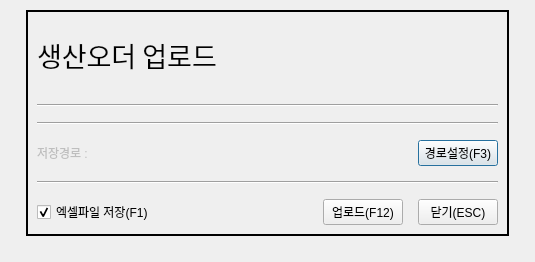
<?xml version="1.0" encoding="UTF-8"?>
<ui version="4.0">
 <class>Dialog</class>
 <widget class="QDialog" name="Dialog">
  <property name="geometry">
   <rect>
    <x>0</x>
    <y>0</y>
    <width>521</width>
    <height>262</height>
   </rect>
  </property>
  <property name="windowTitle">
   <string>Dialog</string>
  </property>
  <layout class="QGridLayout" name="gridLayout_2">
   <property name="topMargin">
    <number>5</number>
   </property>
   <item row="0" column="0">
    <layout class="QGridLayout" name="gridLayout">
     <property name="leftMargin">
      <number>15</number>
     </property>
     <property name="topMargin">
      <number>5</number>
     </property>
     <property name="rightMargin">
      <number>15</number>
     </property>
     <property name="bottomMargin">
      <number>15</number>
     </property>
     <item row="0" column="0">
      <widget class="QFrame" name="frame">
       <property name="styleSheet">
        <string notr="true"/>
       </property>
       <property name="frameShape">
        <enum>QFrame::WinPanel</enum>
       </property>
       <property name="frameShadow">
        <enum>QFrame::Plain</enum>
       </property>
       <property name="lineWidth">
        <number>2</number>
       </property>
       <property name="midLineWidth">
        <number>0</number>
       </property>
       <layout class="QGridLayout" name="gridLayout_3">
        <item row="0" column="0">
         <layout class="QVBoxLayout" name="verticalLayout">
          <property name="spacing">
           <number>15</number>
          </property>
          <item>
           <layout class="QHBoxLayout" name="horizontalLayout_3">
            <item>
             <widget class="QLabel" name="label">
              <property name="font">
               <font>
                <family>넥슨Lv2고딕 Bold</family>
                <pointsize>20</pointsize>
               </font>
              </property>
              <property name="text">
               <string>생산오더 업로드</string>
              </property>
             </widget>
            </item>
            <item>
             <spacer name="horizontalSpacer_4">
              <property name="orientation">
               <enum>Qt::Horizontal</enum>
              </property>
              <property name="sizeHint" stdset="0">
               <size>
                <width>40</width>
                <height>20</height>
               </size>
              </property>
             </spacer>
            </item>
           </layout>
          </item>
          <item>
           <widget class="Line" name="line">
            <property name="frameShadow">
             <enum>QFrame::Sunken</enum>
            </property>
            <property name="lineWidth">
             <number>1</number>
            </property>
            <property name="orientation">
             <enum>Qt::Horizontal</enum>
            </property>
           </widget>
          </item>
          <item>
           <widget class="Line" name="line_2">
            <property name="orientation">
             <enum>Qt::Horizontal</enum>
            </property>
           </widget>
          </item>
          <item>
           <layout class="QHBoxLayout" name="horizontalLayout">
            <item>
             <widget class="QLabel" name="label_Save">
              <property name="enabled">
               <bool>false</bool>
              </property>
              <property name="sizePolicy">
               <sizepolicy hsizetype="Fixed" vsizetype="Preferred">
                <horstretch>0</horstretch>
                <verstretch>0</verstretch>
               </sizepolicy>
              </property>
              <property name="styleSheet">
               <string notr="true">QLabel{
	color: rgb(0, 0, 0);
}|</string>
              </property>
              <property name="text">
               <string>저장경로 :</string>
              </property>
             </widget>
            </item>
            <item>
             <widget class="QLabel" name="label_Path">
              <property name="sizePolicy">
               <sizepolicy hsizetype="MinimumExpanding" vsizetype="Preferred">
                <horstretch>0</horstretch>
                <verstretch>0</verstretch>
               </sizepolicy>
              </property>
              <property name="minimumSize">
               <size>
                <width>300</width>
                <height>0</height>
               </size>
              </property>
              <property name="maximumSize">
               <size>
                <width>300</width>
                <height>16777215</height>
               </size>
              </property>
              <property name="text">
               <string/>
              </property>
             </widget>
            </item>
            <item>
             <widget class="QPushButton" name="button_Path">
              <property name="sizePolicy">
               <sizepolicy hsizetype="Fixed" vsizetype="Fixed">
                <horstretch>0</horstretch>
                <verstretch>0</verstretch>
               </sizepolicy>
              </property>
              <property name="text">
               <string>경로설정(F3)</string>
              </property>
              <property name="shortcut">
               <string>F3</string>
              </property>
             </widget>
            </item>
           </layout>
          </item>
          <item>
           <widget class="Line" name="line_3">
            <property name="orientation">
             <enum>Qt::Horizontal</enum>
            </property>
           </widget>
          </item>
          <item>
           <layout class="QHBoxLayout" name="horizontalLayout_2">
            <item>
             <widget class="QCheckBox" name="check_Save">
              <property name="text">
               <string>엑셀파일 저장(F1)</string>
              </property>
              <property name="shortcut">
               <string>F1</string>
              </property>
              <property name="checked">
               <bool>true</bool>
              </property>
             </widget>
            </item>
            <item>
             <spacer name="horizontalSpacer_3">
              <property name="orientation">
               <enum>Qt::Horizontal</enum>
              </property>
              <property name="sizeHint" stdset="0">
               <size>
                <width>40</width>
                <height>20</height>
               </size>
              </property>
             </spacer>
            </item>
            <item>
             <widget class="QLabel" name="label_Upload">
              <property name="text">
               <string/>
              </property>
             </widget>
            </item>
            <item>
             <widget class="QPushButton" name="button_Upload">
              <property name="sizePolicy">
               <sizepolicy hsizetype="Fixed" vsizetype="Fixed">
                <horstretch>0</horstretch>
                <verstretch>0</verstretch>
               </sizepolicy>
              </property>
              <property name="text">
               <string>업로드(F12)</string>
              </property>
              <property name="shortcut">
               <string>F12</string>
              </property>
             </widget>
            </item>
            <item>
             <widget class="QPushButton" name="button_Cancle">
              <property name="sizePolicy">
               <sizepolicy hsizetype="Fixed" vsizetype="Fixed">
                <horstretch>0</horstretch>
                <verstretch>0</verstretch>
               </sizepolicy>
              </property>
              <property name="text">
               <string>닫기(ESC)</string>
              </property>
              <property name="shortcut">
               <string>Esc</string>
              </property>
             </widget>
            </item>
           </layout>
          </item>
         </layout>
        </item>
       </layout>
      </widget>
     </item>
    </layout>
   </item>
  </layout>
 </widget>
 <resources/>
 <connections/>
</ui>
